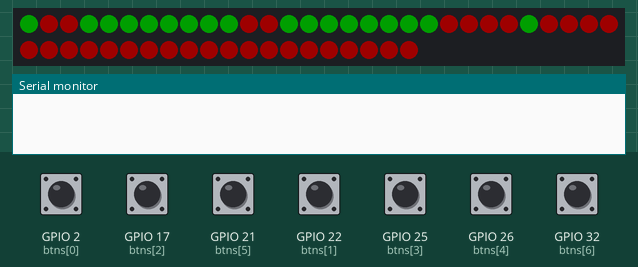
Simulated run of this sketch. Board: ESP32. Parts: 50 RGB LEDs in strip order, left to right, continuing on the next row, the last lines printed to the serial monitor. Inputs (shaded band) come from the test bench; at power-on: GPIO 2 (btns[0]), GPIO 17 (btns[2]), GPIO 21 (btns[5]), GPIO 22 (btns[1]), GPIO 25 (btns[3]), GPIO 26 (btns[4]), GPIO 32 (btns[6]) HIGH. Dim RGB values are drawn brighter than linear.

Above: at 1.2 s.
1.3 s: GPIO 2 (btns[0]) pulled LOW for 0.15 s
2.9 s: GPIO 17 (btns[2]) pulled LOW for 0.15 s
4.5 s: GPIO 21 (btns[5]) pulled LOW for 0.15 s
6.1 s: GPIO 32 (btns[6]) pulled LOW for 0.15 s
At 8.8 s:
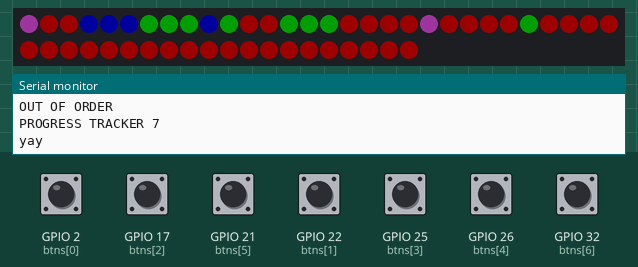
9.2 s: GPIO 22 (btns[1]) pulled LOW for 1 s
At 10.0 s:
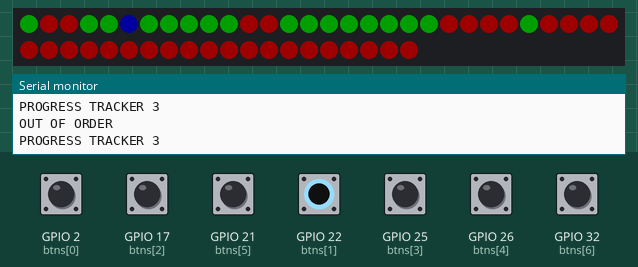
11.7 s: GPIO 25 (btns[3]) pulled LOW for 0.15 s
Timing chart, 0 to 14.3 s (numbered marks = the images above; inputs shaded):
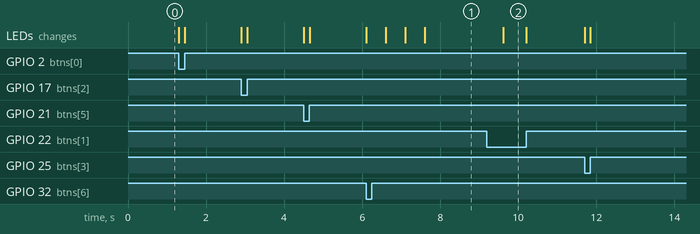

The sketch:

hopscotch.ino
```cpp
#include <Adafruit_NeoPixel.h>
#ifdef __AVR__
 #include <avr/power.h> // Required for 16 MHz Adafruit Trinket
#endif
//#3-10
//13-20
// Which pin on the Arduino is connected to the NeoPixels?
#define PIN        12 // On Trinket or Gemma, suggest changing this to 1

// How many NeoPixels are attached to the Arduino?
#define NUMPIXELS 50 // Popular NeoPixel ring size
#define MIDPOINT 75
#define BTNNUM 7
Adafruit_NeoPixel pixels(NUMPIXELS, PIN, NEO_GRB + NEO_KHZ800);

#define DELAYVAL 5 // Time (in milliseconds) to pause between pixels
// Variables will change:
int lastState = HIGH; // the previous state from the input pin
int currentState;     // the current reading from the input pin
int progressTracker = 1;
int btns[] = {2,22,17,25,26,21,32};
int btnLights[][20] = {{3,4,19,20}, {5},{18}, {6,7,16,17}, {8,15},{25}, {9,10,13,14}};
int btnLightsTotal[] = {3,4,5,9,10,13,14,15,16,17,18,19,20};

bool btnState[] = {false, false, false, false};
void setup() {

  Serial.begin(115200);
  // initialize the pushbutton pin as an pull-up input
  for(int i =0; i< sizeof(btns)/sizeof(int); i++){
      pinMode(btns[i], INPUT_PULLUP);
  }
    pixels.begin(); // INITIALIZE NeoPixel strip object (REQUIRED)
    for(int i =0; i< NUMPIXELS; ++i){
            setColor(i,0,30,0);

  }
}

void loop() {
  for(int i = 0; i< BTNNUM; ++i){
    currentState = digitalRead(btns[i]);
    if(currentState == LOW){
      changeLights(btnLights[i], 0,sizeof(btnLights[i])/sizeof(int),0,0,30);

      if(i == progressTracker || i==progressTracker+1 || i==progressTracker-1){
        progressTracker++;
      }else{
        Serial.println("OUT OF ORDER");
      }
        if(progressTracker >= 7 && i==6){
          celebrate(btnLightsTotal,16);
          progressTracker=0;
        }
      Serial.printf("PROGRESS TRACKER %d\n", progressTracker);
    }else if(currentState == HIGH){
      changeLights(btnLights[i], 0, sizeof(btnLights[i])/sizeof(int),30,0,0);

    }

  }

  pixels.show();

}

void setColor(int pos, int r,int g, int b) {
  if (pos < 100){
     pixels.setPixelColor(pos, pixels.Color(g,r,b));
  }
  else if (pos >= 100 && pos < 388) {
    if (pos >=103 && pos % 4 == 0){
     pixels.setPixelColor(pos-3, pixels.Color(r,g,b));
     pixels.setPixelColor(pos-2, pixels.Color(r,g,b));
     pixels.setPixelColor(pos-1, pixels.Color(r,g,b));
     pixels.setPixelColor(pos, pixels.Color(r,g,b));
    }
  }
}
void changeLights(int lights[], int start,int end, int r,int g, int b){
  for(int i =start; i<end; ++i){
    setColor(lights[i], r,g,b);
  }
}

void celebrate(int lights[], int size) {

    Serial.println("yay");

    changeLights(lights, 0,size/4,0,0,30);
      pixels.show();

    delay(500);
    changeLights(lights, size/4, size/2, 30,0,0);
      pixels.show();

    delay(500);
    changeLights(lights, size/2, size*3/4, 0,30,0);
      pixels.show();

    delay(500);
    changeLights(lights, size*3/4, size, 10,30,30);
   pixels.show();

  delay(2000);
    /*
    for(int j =0; j<size/4; ++j){
      setColor(lights[j],255,0,0);
    }
    for(int j = size/4; j <size/2; ++j){
      setColor(lights[j],0,255,0);

    }
    for(int j=size/2; j<size*(3/4); ++j){
      setColor(lights[j],0,0,255);

    }
    for(int j=size*(3/4); j<size; ++j){
      setColor(lights[j],255,0,0);

    }
    */
}
```

Measured:
- after the input at 6.1 s, the LEDs: first change at once (image 1 shows a later state)
- after the input at 9.2 s, the LEDs: change after 0.41 s (image 2)
